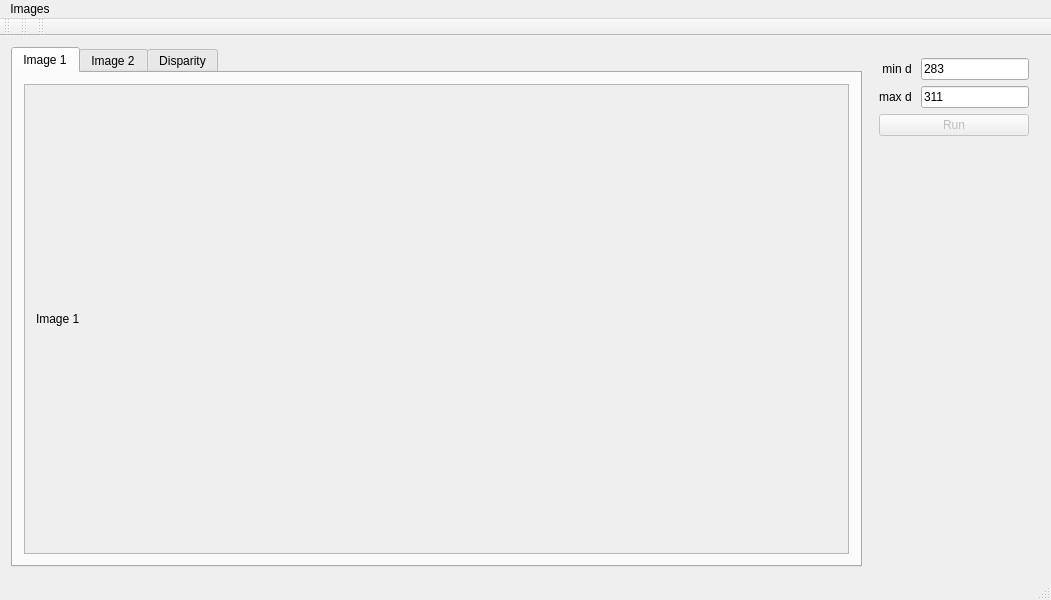
<?xml version="1.0" encoding="UTF-8"?>
<ui version="4.0">
 <class>MainWindow</class>
 <widget class="QMainWindow" name="MainWindow">
  <property name="geometry">
   <rect>
    <x>0</x>
    <y>0</y>
    <width>1051</width>
    <height>600</height>
   </rect>
  </property>
  <property name="windowTitle">
   <string>Disparity Calculator</string>
  </property>
  <widget class="QWidget" name="centralWidget">
   <layout class="QGridLayout" name="gridLayout">
    <item row="0" column="0">
     <widget class="QTabWidget" name="tabImages">
      <property name="currentIndex">
       <number>0</number>
      </property>
      <widget class="QWidget" name="tabImg1">
       <attribute name="title">
        <string>Image 1</string>
       </attribute>
       <layout class="QGridLayout" name="gridLayout_2">
        <item row="0" column="0">
         <widget class="QScrollArea" name="scrollArea1">
          <property name="widgetResizable">
           <bool>true</bool>
          </property>
          <widget class="QWidget" name="scrollAreaWidgetContents">
           <property name="geometry">
            <rect>
             <x>0</x>
             <y>0</y>
             <width>642</width>
             <height>324</height>
            </rect>
           </property>
           <layout class="QGridLayout" name="gridLayout_5">
            <item row="0" column="0">
             <widget class="QLabel" name="lblImage1">
              <property name="text">
               <string>Image 1</string>
              </property>
             </widget>
            </item>
           </layout>
          </widget>
         </widget>
        </item>
       </layout>
      </widget>
      <widget class="QWidget" name="tabImg2">
       <attribute name="title">
        <string>Image 2</string>
       </attribute>
       <layout class="QGridLayout" name="gridLayout_3">
        <item row="0" column="0">
         <widget class="QScrollArea" name="scrollArea2">
          <property name="widgetResizable">
           <bool>true</bool>
          </property>
          <widget class="QWidget" name="scrollAreaWidgetContents_2">
           <property name="geometry">
            <rect>
             <x>0</x>
             <y>0</y>
             <width>642</width>
             <height>324</height>
            </rect>
           </property>
           <layout class="QGridLayout" name="gridLayout_6">
            <item row="0" column="0">
             <widget class="QLabel" name="lblImage2">
              <property name="text">
               <string>Image 2</string>
              </property>
             </widget>
            </item>
           </layout>
          </widget>
         </widget>
        </item>
       </layout>
      </widget>
      <widget class="QWidget" name="tabResult">
       <attribute name="title">
        <string>Disparity</string>
       </attribute>
       <layout class="QGridLayout" name="gridLayout_4">
        <item row="0" column="0">
         <widget class="QScrollArea" name="scrollAreaDisp">
          <property name="widgetResizable">
           <bool>true</bool>
          </property>
          <widget class="QWidget" name="scrollAreaWidgetContents_3">
           <property name="geometry">
            <rect>
             <x>0</x>
             <y>0</y>
             <width>642</width>
             <height>324</height>
            </rect>
           </property>
           <layout class="QGridLayout" name="gridLayout_7">
            <item row="0" column="0">
             <widget class="QLabel" name="lblDisp">
              <property name="text">
               <string>Disparity</string>
              </property>
             </widget>
            </item>
           </layout>
          </widget>
         </widget>
        </item>
       </layout>
      </widget>
     </widget>
    </item>
    <item row="0" column="1">
     <widget class="QWidget" name="widget" native="true">
      <property name="sizePolicy">
       <sizepolicy hsizetype="Fixed" vsizetype="Preferred">
        <horstretch>0</horstretch>
        <verstretch>0</verstretch>
       </sizepolicy>
      </property>
      <property name="maximumSize">
       <size>
        <width>300</width>
        <height>16777215</height>
       </size>
      </property>
      <layout class="QGridLayout" name="gridLayout_9">
       <item row="0" column="0">
        <layout class="QGridLayout" name="gridLayout_8">
         <item row="0" column="0">
          <widget class="QLabel" name="label_2">
           <property name="text">
            <string>min d </string>
           </property>
           <property name="alignment">
            <set>Qt::AlignRight|Qt::AlignTrailing|Qt::AlignVCenter</set>
           </property>
          </widget>
         </item>
         <item row="0" column="1">
          <widget class="QLineEdit" name="lnDStart">
           <property name="text">
            <string>283</string>
           </property>
          </widget>
         </item>
         <item row="1" column="0">
          <widget class="QLabel" name="label">
           <property name="text">
            <string>max d </string>
           </property>
           <property name="alignment">
            <set>Qt::AlignRight|Qt::AlignTrailing|Qt::AlignVCenter</set>
           </property>
          </widget>
         </item>
         <item row="1" column="1">
          <widget class="QLineEdit" name="lnDEnd">
           <property name="text">
            <string>311</string>
           </property>
          </widget>
         </item>
        </layout>
       </item>
       <item row="1" column="0">
        <widget class="QPushButton" name="btnRun">
         <property name="enabled">
          <bool>false</bool>
         </property>
         <property name="text">
          <string>Run</string>
         </property>
        </widget>
       </item>
       <item row="2" column="0">
        <spacer name="verticalSpacer">
         <property name="orientation">
          <enum>Qt::Vertical</enum>
         </property>
         <property name="sizeHint" stdset="0">
          <size>
           <width>20</width>
           <height>204</height>
          </size>
         </property>
        </spacer>
       </item>
      </layout>
     </widget>
    </item>
   </layout>
  </widget>
  <widget class="QMenuBar" name="menuBar">
   <property name="geometry">
    <rect>
     <x>0</x>
     <y>0</y>
     <width>1051</width>
     <height>40</height>
    </rect>
   </property>
   <widget class="QMenu" name="menuImages">
    <property name="title">
     <string>Images</string>
    </property>
    <addaction name="separator"/>
    <addaction name="actionLoad1"/>
    <addaction name="actionLoad2"/>
    <addaction name="actionSave"/>
   </widget>
   <addaction name="menuImages"/>
  </widget>
  <widget class="QToolBar" name="mainToolBar">
   <attribute name="toolBarArea">
    <enum>TopToolBarArea</enum>
   </attribute>
   <attribute name="toolBarBreak">
    <bool>false</bool>
   </attribute>
  </widget>
  <widget class="QStatusBar" name="statusBar"/>
  <widget class="QToolBar" name="toolBar">
   <property name="windowTitle">
    <string>toolBar</string>
   </property>
   <attribute name="toolBarArea">
    <enum>TopToolBarArea</enum>
   </attribute>
   <attribute name="toolBarBreak">
    <bool>false</bool>
   </attribute>
  </widget>
  <widget class="QToolBar" name="toolBar_2">
   <property name="windowTitle">
    <string>toolBar_2</string>
   </property>
   <attribute name="toolBarArea">
    <enum>TopToolBarArea</enum>
   </attribute>
   <attribute name="toolBarBreak">
    <bool>false</bool>
   </attribute>
  </widget>
  <action name="actionLoad1">
   <property name="text">
    <string>Load image 1</string>
   </property>
  </action>
  <action name="actionLoad2">
   <property name="text">
    <string>Load image 2</string>
   </property>
  </action>
  <action name="actionSave">
   <property name="enabled">
    <bool>false</bool>
   </property>
   <property name="text">
    <string>Save result</string>
   </property>
  </action>
 </widget>
 <layoutdefault spacing="6" margin="11"/>
 <resources/>
 <connections/>
</ui>
